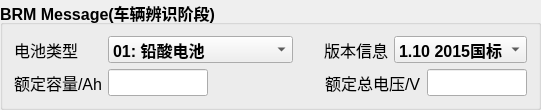
    <widget class="QGroupBox" name="groupBox_8">
     <property name="geometry">
      <rect>
       <x>10</x>
       <y>270</y>
       <width>541</width>
       <height>110</height>
      </rect>
     </property>
     <property name="font">
      <font>
       <pointsize>12</pointsize>
       <weight>75</weight>
       <bold>true</bold>
      </font>
     </property>
     <property name="title">
      <string>BRM Message(车辆辨识阶段)</string>
     </property>
     <layout class="QVBoxLayout" name="verticalLayout_2">
      <item>
       <layout class="QHBoxLayout" name="horizontalLayout_4">
        <item>
         <widget class="QLabel" name="label1_50">
          <property name="font">
           <font>
            <pointsize>12</pointsize>
            <weight>50</weight>
            <bold>false</bold>
           </font>
          </property>
          <property name="text">
           <string>电池类型</string>
          </property>
          <property name="buddy">
           <cstring>lineEdit2_1</cstring>
          </property>
         </widget>
        </item>
        <item>
         <spacer name="horizontalSpacer_3">
          <property name="orientation">
           <enum>Qt::Horizontal</enum>
          </property>
          <property name="sizeHint" stdset="0">
           <size>
            <width>40</width>
            <height>20</height>
           </size>
          </property>
         </spacer>
        </item>
        <item>
         <widget class="QComboBox" name="comboBox1_1">
          <item>
           <property name="text">
            <string>01: 铅酸电池</string>
           </property>
          </item>
          <item>
           <property name="text">
            <string>02: 镍氢电池</string>
           </property>
          </item>
          <item>
           <property name="text">
            <string>03: 磷酸铁锂电池</string>
           </property>
          </item>
          <item>
           <property name="text">
            <string>04: 锰酸锂电池</string>
           </property>
          </item>
          <item>
           <property name="text">
            <string>05: 钴酸锂电池</string>
           </property>
          </item>
          <item>
           <property name="text">
            <string>06: 三元材料电池</string>
           </property>
          </item>
          <item>
           <property name="text">
            <string>07: 聚合物锂离子电池</string>
           </property>
          </item>
          <item>
           <property name="text">
            <string>08: 钛酸锂电池</string>
           </property>
          </item>
          <item>
           <property name="text">
            <string>FF: 其他电池</string>
           </property>
          </item>
         </widget>
        </item>
        <item>
         <spacer name="horizontalSpacer_2">
          <property name="orientation">
           <enum>Qt::Horizontal</enum>
          </property>
          <property name="sizeHint" stdset="0">
           <size>
            <width>40</width>
            <height>20</height>
           </size>
          </property>
         </spacer>
        </item>
        <item>
         <widget class="QLabel" name="label1_51">
          <property name="font">
           <font>
            <pointsize>12</pointsize>
            <weight>50</weight>
            <bold>false</bold>
           </font>
          </property>
          <property name="text">
           <string>版本信息</string>
          </property>
          <property name="buddy">
           <cstring>lineEdit2_1</cstring>
          </property>
         </widget>
        </item>
        <item>
         <widget class="QComboBox" name="comboBox1_2">
          <item>
           <property name="text">
            <string>1.10 2015国标</string>
           </property>
          </item>
          <item>
           <property name="text">
            <string>1.00 2010旧标</string>
           </property>
          </item>
          <item>
           <property name="text">
            <string>1.12 2019试行</string>
           </property>
          </item>
         </widget>
        </item>
       </layout>
      </item>
      <item>
       <layout class="QHBoxLayout" name="horizontalLayout_5">
        <item>
         <widget class="QLabel" name="label1_52">
          <property name="font">
           <font>
            <pointsize>12</pointsize>
            <weight>50</weight>
            <bold>false</bold>
           </font>
          </property>
          <property name="text">
           <string>额定容量/Ah</string>
          </property>
          <property name="buddy">
           <cstring>lineEdit2_1</cstring>
          </property>
         </widget>
        </item>
        <item>
         <widget class="QLineEdit" name="lineEdit1_23">
          <property name="maximumSize">
           <size>
            <width>100</width>
            <height>16777215</height>
           </size>
          </property>
         </widget>
        </item>
        <item>
         <spacer name="horizontalSpacer">
          <property name="orientation">
           <enum>Qt::Horizontal</enum>
          </property>
          <property name="sizeHint" stdset="0">
           <size>
            <width>40</width>
            <height>20</height>
           </size>
          </property>
         </spacer>
        </item>
        <item>
         <widget class="QLabel" name="label1_53">
          <property name="font">
           <font>
            <pointsize>12</pointsize>
            <weight>50</weight>
            <bold>false</bold>
           </font>
          </property>
          <property name="text">
           <string>额定总电压/V</string>
          </property>
          <property name="buddy">
           <cstring>lineEdit2_1</cstring>
          </property>
         </widget>
        </item>
        <item>
         <widget class="QLineEdit" name="lineEdit1_24">
          <property name="maximumSize">
           <size>
            <width>100</width>
            <height>16777215</height>
           </size>
          </property>
         </widget>
        </item>
       </layout>
      </item>
     </layout>
    </widget>
